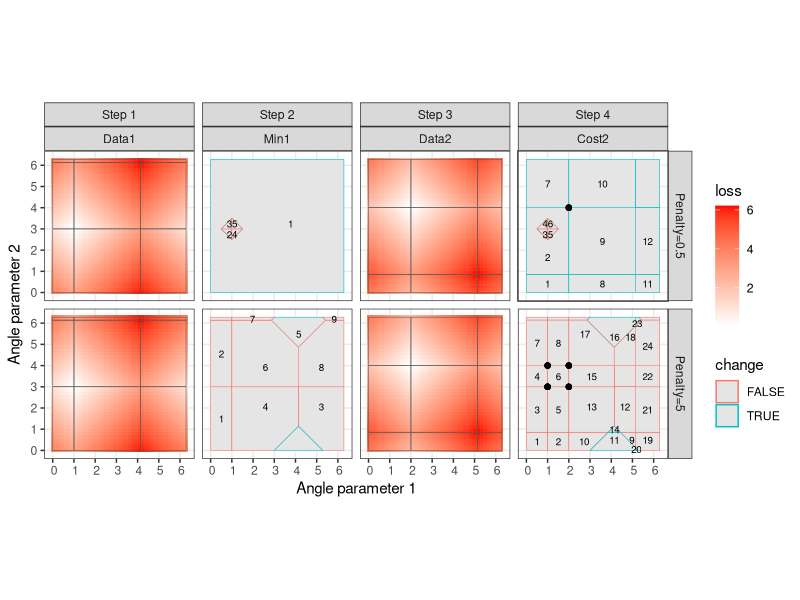

This chart was generated by the following R code:
library(data.table)
library(ggplot2)
N.grid <- 41
param.grid <- seq(0, 2*pi, l=N.grid)
get.loss <- function(data.val, param.val){
  d <- abs(data.val-param.val)
  ifelse(d>pi, 2*pi-d, d)
}
set.seed(1)
(data.mat <- matrix(1:4, 2))
mean1.mat <- matrix(data.mat[1,],2,2,byrow=TRUE)
mean2.mat <- matrix(data.mat[2,],2,2,byrow=TRUE)
loss.dt.list <- list()
loss.sf.list <- list()
for(data.i in 1:nrow(data.mat)){
  data.row <- data.mat[data.i,]
  data.vals <- paste(data.row, collapse=",")
  iseq <- 1:N.grid
  pair.dt <- CJ(i1=iseq, i2=iseq)
  piece.dt.list <- list()
  for(dim.i in seq_along(data.row)){
    iname <- paste0("i",dim.i)
    data.val <- data.row[[dim.i]]
    piece <- function(Linear, Constant, min_param, max_param){
      data.table(iname, Linear, Constant, min_param, max_param)
    }
    piece.dt.list[[iname]] <- if(data.val == 0)rbind(
      piece(1, 0, 0, pi),
      piece(-1, 2*pi, pi, 2*pi)
    )else if(data.val < pi)rbind(
      piece(-1, data.val, 0, data.val),
      piece(1, -data.val, data.val, data.val+pi),
      piece(-1, (2*pi+data.val), data.val+pi, 2*pi)
    )else if(data.val == pi)rbind(
      piece(-1, pi, 0, pi),
      piece(1, -pi, pi, 2*pi)
    )else rbind(
      piece(1, 2*pi-data.val, 0, data.val-pi),
      piece(-1, data.val, data.val-pi, data.val),
      piece(1, -data.val, data.val, 2*pi)
    )
    dim.dt <- data.table(
    )[
    , paste0("loss",dim.i) := get.loss(data.val, param.grid)
    ][
    , paste0("param",dim.i) := param.grid
    ][
    , (iname) := iseq
    ]
    pair.dt <- pair.dt[dim.dt, on=iname]
  }
  dim.list <- lapply(piece.dt.list, function(DT)1:nrow(DT))
  index.dt <- do.call(CJ, dim.list)
  poly.sf.list <- list()
  for(polygon.i in 1:nrow(index.dt)){
    index.row <- index.dt[polygon.i]
    irow.list <- list()
    for(iname in names(index.row)){
      irow <- index.row[[iname]]
      irow.list[[iname]] <- piece.dt.list[[iname]][irow]
    }
    poly.sf.list[[polygon.i]] <- with(irow.list, data.table(
      data.i,
      Constant=i1$Constant+i2$Constant,
      Linear1=i1$Linear,
      Linear2=i2$Linear,
      geometry=sf::st_sfc(sf::st_polygon(list(rbind(
        c(i1$min_param, i2$min_param),
        c(i1$max_param, i2$min_param),
        c(i1$max_param, i2$max_param),
        c(i1$min_param, i2$max_param),
        c(i1$min_param, i2$min_param)
      ))))
    ))
  }
  (poly.sf <- do.call(rbind, poly.sf.list))
  loss.sf.list[[data.i]] <- poly.sf
  loss.dt.list[[data.i]] <- data.table(
    data.i, data.vals, pair.dt[, loss := loss1+loss2])
}
(loss.dt <- rbindlist(loss.dt.list))

last.cost.dt.list <- list()
last.best.dt.list <- list()
for(penalty in c(0.5, 5)){
  Penalty <- paste0("Penalty=",penalty)
  loss.sf.current <- data.table(
    loss.sf.list[[1]]
  )[, `:=`(
    loss = Constant+Linear1*1+Linear2*3,
    polygon.i = .I
  )]
  ggplot()+
    geom_tile(aes(
      param1, param2, fill=loss),
      data=loss.dt[data.i==2])+
    scale_fill_gradient(low="white", high="red")+
    geom_sf(aes(
      geometry=geometry),
      fill=NA,
      data=loss.sf.current)+
    geom_sf_text(aes(
      geometry=geometry, label=polygon.i),
      data=loss.sf.current)
  min1.viz.list <- list()
  for(polygon.i in 1:nrow(loss.sf.current)){
    loss.sf.piece <- loss.sf.current[polygon.i,]
    intercept <- (penalty-loss.sf.piece$Constant)/loss.sf.piece$Linear2
    slope <- -loss.sf.piece$Linear1/loss.sf.piece$Linear2
    roots.line <- sf::st_linestring(rbind(
      c(0,intercept),
      c(2*pi, intercept+slope*2*pi)
    ))
    loss.sf.geom <- loss.sf.piece$geometry[[1]]
    split.collection <- lwgeom::st_split(loss.sf.geom, roots.line)
    cmat <- sapply(split.collection, sf::st_centroid)
    change.is.better <- loss.sf.piece[
    , Constant+cmat[1,]*Linear1+cmat[2,]*Linear2>penalty]
    min1.viz.list[[polygon.i]] <- loss.sf.piece[, data.table(
      Constant, Linear1, Linear2,
      geometry=sf::st_sfc(split.collection[]),
      polygon.i, change=FALSE
    )][
      change.is.better,
      `:=`(Constant=penalty, Linear1=0, Linear2=0, change=TRUE)
    ]
    ## TODO visualize these lines on top of heat map.
    ##https://stackoverflow.com/questions/63815365/how-can-i-split-clip-a-polygon-by-lines-in-r
    ##https://r-spatial.github.io/lwgeom/
  }
  (min1.viz <- rbindlist(min1.viz.list))
  gg <- ggplot()+
    geom_sf(aes(
      fill=change,
      geometry=geometry),
      data=min1.viz)+
    geom_sf_text(aes(
      label=polygon.i,
      geometry=geometry),
      data=min1.viz)+
    coord_sf(xlim=c(0,2*pi),ylim=c(0,2*pi))    
  mySimplify <- function(DT){
    DT[, .(
      geometry=sf::st_sfc(sf::st_simplify(sf::st_multipolygon(geometry)))
    ), by=.(Constant, Linear1, Linear2, change)][, geometry := sf::st_sfc(geometry)]
  }
  min1.simple <- mySimplify(min1.viz)
  ggplot()+
    geom_sf(aes(
      fill=change,
      geometry=geometry),
      data=min1.simple)+
    coord_sf(xlim=c(0,2*pi),ylim=c(0,2*pi))
  last.cost.dt.list[[paste(Penalty,"Min1")]] <- data.table(
    Penalty, step=2, title="Min1", min1.simple)[, polygon.i := .I]
  ggplot()+
    geom_tile(aes(
      param1, param2, fill=loss),
      data=loss.dt[data.i==2])+
    geom_sf(data=loss.sf.list[[2]]$geometry, fill=NA)+
    coord_sf(xlim=c(0,2*pi),ylim=c(0,2*pi))+
    scale_fill_gradient(low="white", high="red")
  #?st_intersections says spatial index is built for first arg, TODO
  #should first arg be smaller or larger? you build an index on a table
  #that you want to query, so that is the large set, should be the
  #current cost as first arg, new data point loss as second arg.
  cost2.dt <- data.table(sf::st_intersection(
    sf::st_sf(min1.simple[, .(
      min.Constant=Constant,
      min.Linear1=Linear1,
      min.Linear2=Linear2,
      geometry,
      change
    )]),
    sf::st_sf(loss.sf.list[[2]][, .(
      data.Constant=Constant,
      data.Linear1=Linear1,
      data.Linear2=Linear2,
      geometry
    )])
  ))[, `:=`(
    Constant=min.Constant+data.Constant,
    Linear1=min.Linear1+data.Linear1,
    Linear2=min.Linear2+data.Linear2,
    polygon.i = .I
  )][]
  gg <- ggplot()+
    geom_sf(aes(
      geometry=geometry,
      fill=change),
      data=cost2.dt)+
    geom_sf_text(aes(
      geometry=geometry,
      label=polygon.i),
      data=cost2.dt)
  cost2.simple <- mySimplify(cost2.dt)
  ggplot()+
    geom_sf(aes(
      geometry=geometry,
      fill=change),
      data=cost2.simple)+
    coord_sf(xlim=c(0,2*pi),ylim=c(0,2*pi))  
  ## Final optimization (and optimization that we should do at each
  ## time step.
  vertex.dt <- cost2.simple[, {
    vertex.mat <- sf::st_coordinates(sf::st_boundary(geometry[[1]]))
    data.table(
      vertex.mat[,1:2],
      cost=Constant+vertex.mat[,1]*Linear1+vertex.mat[,2]*Linear2)
  }, by=.(Constant, Linear1, Linear2, change)]
  best.vertices <- vertex.dt[min(cost)==cost]
  gg+
    geom_point(aes(
      X,Y),
      data=best.vertices)
  last.cost.dt.list[[Penalty]] <- data.table(
    Penalty, step=4, title="Cost2", cost2.simple)[, polygon.i := .I]
  last.best.dt.list[[Penalty]] <- data.table(
    Penalty, step=4, title="Cost2", best.vertices)
}
addStep <- function(DF){
  out <- data.table(DF)
  if("data.i" %in% names(out)){
    out[, `:=`(
      step=ifelse(data.i==1, 1, 3),
      title=paste0("Data",data.i)
    )]
  }
  out[, Step := paste("Step", step)]
}
last.cost.dt <- addStep(do.call(rbind, lapply(last.cost.dt.list, sf::st_sf)))
last.best.dt <- addStep(rbindlist(last.best.dt.list))
last.tile.dt <- addStep(loss.dt)
last.loss.dt <- addStep(rbindlist(loss.sf.list))
gg <- ggplot()+
  theme_bw()+
  geom_sf(aes(
    geometry=geometry,
    color=change),
    data=last.cost.dt)+
  geom_sf_text(aes(
    geometry=geometry,
    label=polygon.i),
    size=2.5,
    data=last.cost.dt)+
  geom_point(aes(
    X,Y),
    data=last.best.dt)+
  geom_tile(aes(
    param1, param2, fill=loss),
    data=last.tile.dt)+
  geom_sf(aes(
    geometry=geometry),
    fill=NA,
    data=last.loss.dt)+
  scale_fill_gradient(low="white", high="red")+
  facet_grid(Penalty ~ Step + title)+
  scale_x_continuous(
    "Angle parameter 1")+
  scale_y_continuous(
    "Angle parameter 2")
png("figure-min-l1-2d.png", width=8, height=4, units="in", res=100)
print(gg)
dev.off()
